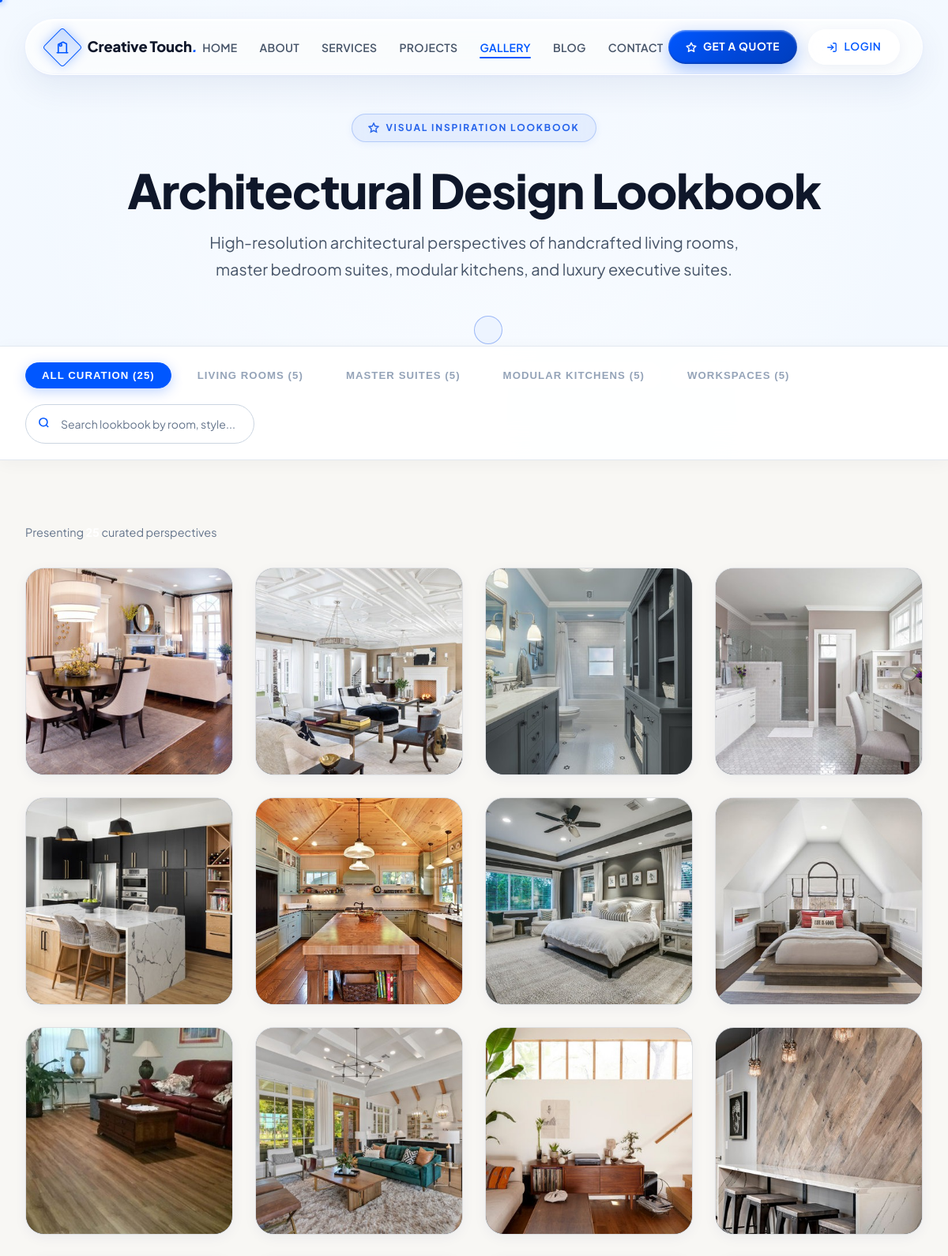
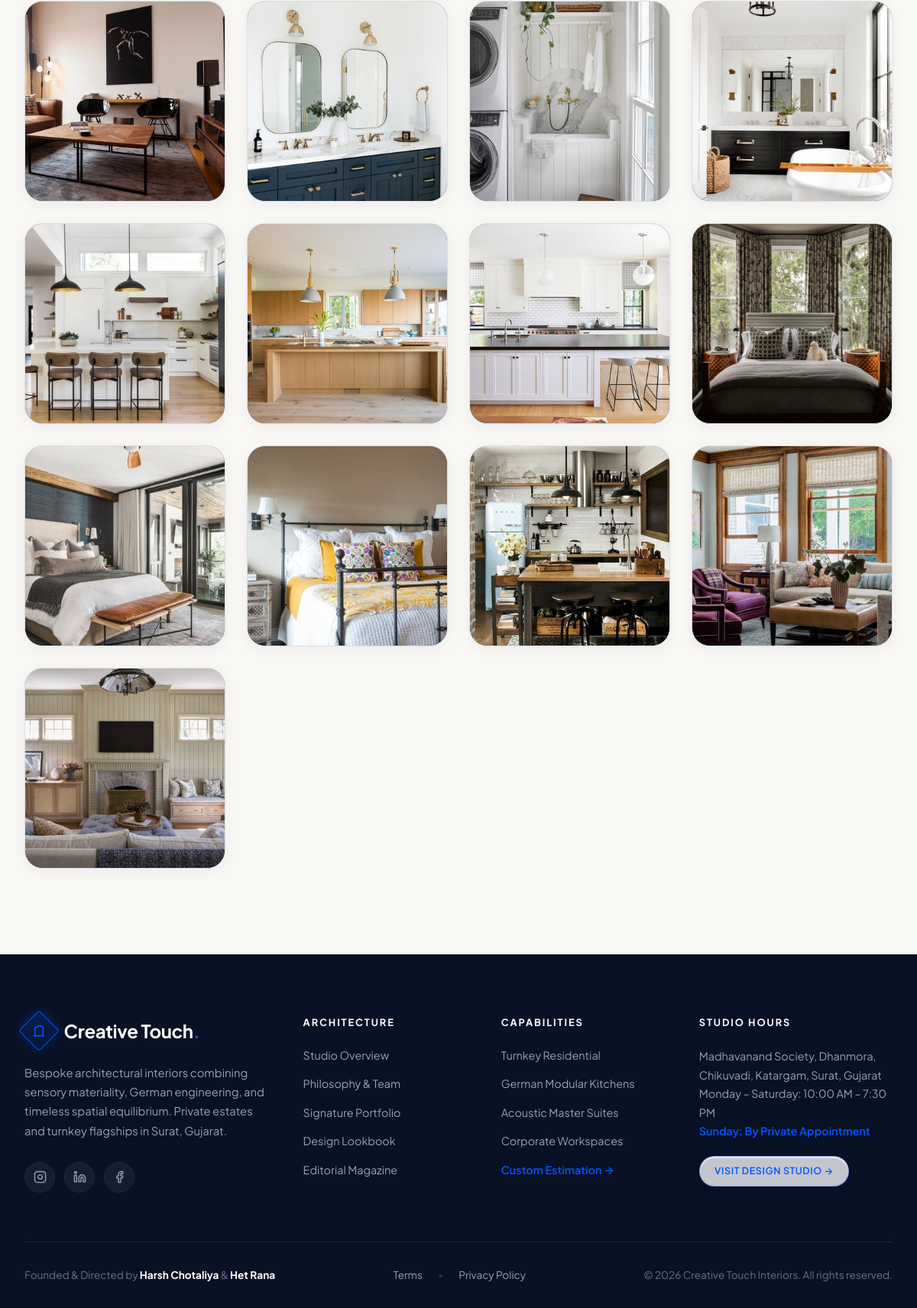
/gallery.php, run on the app's committed database (2 pictures, top to bottom).
### tables this page shows
CREATE TABLE `gallery_images` (
  `id` int(11) NOT NULL,
  `title` varchar(255) NOT NULL,
  `image_path` varchar(255) NOT NULL,
  `category` varchar(100) DEFAULT NULL,
  `project_id` int(11) DEFAULT NULL,
  `featured` tinyint(1) DEFAULT 0,
  `order_index` int(11) DEFAULT 0,
  `created_at` timestamp NOT NULL DEFAULT current_timestamp(),
  `updated_at` timestamp NOT NULL DEFAULT current_timestamp() ON UPDATE current_timestamp()
);

### gallery.php (the view, shortened to what this page needs)
<?php
require_once 'includes/config.php';
$gallery_sql = "SELECT * FROM gallery_images ORDER BY featured DESC, order_index ASC, id DESC";
$gallery_result = $conn->query($gallery_sql);
$images = [];
$cat_counts = [
    'all' => 0,
    'living_room' => 0,
    'bedroom' => 0,
    'kitchen' => 0,
    'bathroom' => 0,
    'office' => 0
];
if ($gallery_result && $gallery_result->num_rows > 0) {
    while ($row = $gallery_result->fetch_assoc()) {
        $images[] = $row;
        $cat_counts['all']++;
        $c = strtolower($row['category'] ?? '');
        if (isset($cat_counts[$c])) {
            $cat_counts[$c]++;
        }
    }
}
$initial_category = isset($_GET['category']) ? strtolower(sanitize($_GET['category'])) : 'all';
include 'includes/header.php';
?>
    <section class="spatial-hero-section" style="min-height: 52vh; padding-top: 8rem; padding-bottom: 4rem; background: radial-gradient(circle at 50% 20%, #eff6ff 0%, #ffffff 85%);">
        <div class="spatial-hero-scrim"></div>
        <div class="spatial-hero-content" style="padding: 1rem;">
            <div class="spatial-hero-pill">
                <svg width="14" height="14" viewBox="0 0 24 24" fill="none" stroke="currentColor" stroke-width="2.5">
                    <polygon points="12 2 15.09 8.26 22 9.27 17 14.14 18.18 21.02 12 17.77 5.82 21.02 7 14.14 2 9.27 8.91 8.26 12 2"></polygon>
                </svg>
                <span>Visual Inspiration Lookbook</span>
            </div>
            <h1 class="spatial-hero-title" style="font-size: clamp(2.4rem, 5vw, 4rem); margin-bottom: 1rem; color: #0f172a;">
                Architectural Design Lookbook
            </h1>
            <p class="spatial-hero-subtitle" style="margin-bottom: 0; color: #475569;">
                High-resolution architectural perspectives of handcrafted living rooms, master bedroom suites, modular kitchens, and luxury executive suites.
            </p>
        </div>
    </section>
    <section style="background: rgba(255, 255, 255, 0.95); backdrop-filter: blur(20px); border-top: 1px solid #e2e8f0; border-bottom: 1px solid #e2e8f0; padding: 1.25rem 0; position: sticky; top: 80px; z-index: 90; box-shadow: 0 4px 20px rgba(15, 23, 42, 0.04);">
        <div class="container">
            <div style="display: flex; flex-wrap: wrap; gap: 1.25rem; align-items: center; justify-content: space-between;">
                <div class="spatial-filter-pills" style="margin-bottom: 0;">
                    <button type="button" class="spatial-filter-btn <?php echo $initial_category == 'all' ? 'active' : ''; ?>" onclick="filterGallery('all', this)">
                        All Curation (<?php echo $cat_counts['all']; ?>)
                    </button>
                    <button type="button" class="spatial-filter-btn <?php echo $initial_category == 'living_room' ? 'active' : ''; ?>" onclick="filterGallery('living_room', this)">
                        Living Rooms (<?php echo $cat_counts['living_room']; ?>)
                    </button>
                    <button type="button" class="spatial-filter-btn <?php echo $initial_category == 'bedroom' ? 'active' : ''; ?>" onclick="filterGallery('bedroom', this)">
                        Master Suites (<?php echo $cat_counts['bedroom']; ?>)
                    </button>
                    <button type="button" class="spatial-filter-btn <?php echo $initial_category == 'kitchen' ? 'active' : ''; ?>" onclick="filterGallery('kitchen', this)">
                        Modular Kitchens (<?php echo $cat_counts['kitchen']; ?>)
                    </button>
                    <button type="button" class="spatial-filter-btn <?php echo $initial_category == 'office' ? 'active' : ''; ?>" onclick="filterGallery('office', this)">
                        Workspaces (<?php echo $cat_counts['office']; ?>)
                    </button>
                </div>
                <div style="position: relative; min-width: 290px;">
                    <input type="text" id="gallerySearchInput" oninput="searchGallery(this.value)" placeholder="Search lookbook by room, style..." class="spatial-form-control" style="padding-left: 2.75rem; padding-right: 1rem; border-radius: var(--radius-full); font-size: 0.875rem;" aria-label="Search lookbook">
                    <span aria-hidden="true" style="position: absolute; left: 1rem; top: 50%; transform: translateY(-50%); color: var(--color-bronze); pointer-events: none;">
                    </span>
                </div>
            </div>
        </div>
    </section>
    <section class="spatial-section" style="padding: 5rem 0 7rem;">
        <div class="container">
            <div style="margin-bottom: 2rem; font-size: 0.9rem; color: var(--color-stone);">
                Presenting <strong id="visibleImagesCount" style="color: #ffffff;"><?php echo count($images); ?></strong> curated perspectives
            </div>
            <div style="display: grid; grid-template-columns: repeat(4, 1fr); gap: 1.75rem;" id="galleryGrid">
                <?php if (!empty($images)): ?>
                    <?php foreach ($images as $index => $img):
                        $cat_clean = strtolower($img['category'] ?? 'all');
                        $image_src = htmlspecialchars($img['image_path']);
                        $title = htmlspecialchars($img['title']);
                    ?>
                        <div class="gallery-item-spatial" data-category="<?php echo htmlspecialchars($cat_clean); ?>" onclick="openLightbox('<?php echo $image_src; ?>', '<?php echo addslashes($title); ?>', '<?php echo ucfirst(str_replace('_', ' ', $cat_clean)); ?>')" style="aspect-ratio: 1; border-radius: var(--radius-xl); overflow: hidden; background: var(--color-charcoal); position: relative; cursor: pointer; border: 1px solid var(--glass-border); box-shadow: var(--shadow-spatial-sm); transition: var(--transition-spatial);" onmouseover="this.style.transform='translateY(-6px)'; this.style.borderColor='var(--color-bronze-border)';" onmouseout="this.style.transform='translateY(0)'; this.style.borderColor='var(--glass-border)';">
                            <img src="<?php echo $image_src; ?>"
                                 alt="<?php echo $title; ?>"
                                 loading="lazy"
                                 style="width: 100%; height: 100%; object-fit: cover; transition: transform 0.6s var(--ease-out-expo);"
                                 onmouseover="this.style.transform='scale(1.08)';"
                                 onmouseout="this.style.transform='scale(1)';">
                        </div>
                    <?php endforeach; ?>
                <?php endif; ?>
            </div>
        </div>
    </section>
<?php include 'includes/footer.php'; ?>

### data on the page
gallery_images: id "5", image_path (picture)
gallery_images: image_path (picture)
gallery_images: image_path (picture)
gallery_images: image_path (picture)
gallery_images: image_path (picture)
gallery_images: image_path (picture)
gallery_images: image_path (picture)
gallery_images: image_path (picture)
gallery_images: image_path (picture)
gallery_images: image_path (picture)
gallery_images: image_path (picture)
gallery_images: image_path (picture)
gallery_images: image_path (picture)
gallery_images: image_path (picture)
gallery_images: image_path (picture)
gallery_images: image_path (picture)
gallery_images: image_path (picture)
gallery_images: image_path (picture)
gallery_images: image_path (picture)
gallery_images: image_path (picture)
gallery_images: image_path (picture)
gallery_images: image_path (picture)
gallery_images: image_path (picture)
gallery_images: image_path (picture)
gallery_images: image_path (picture)

### other printed values
$cat_counts['all'] "25"
